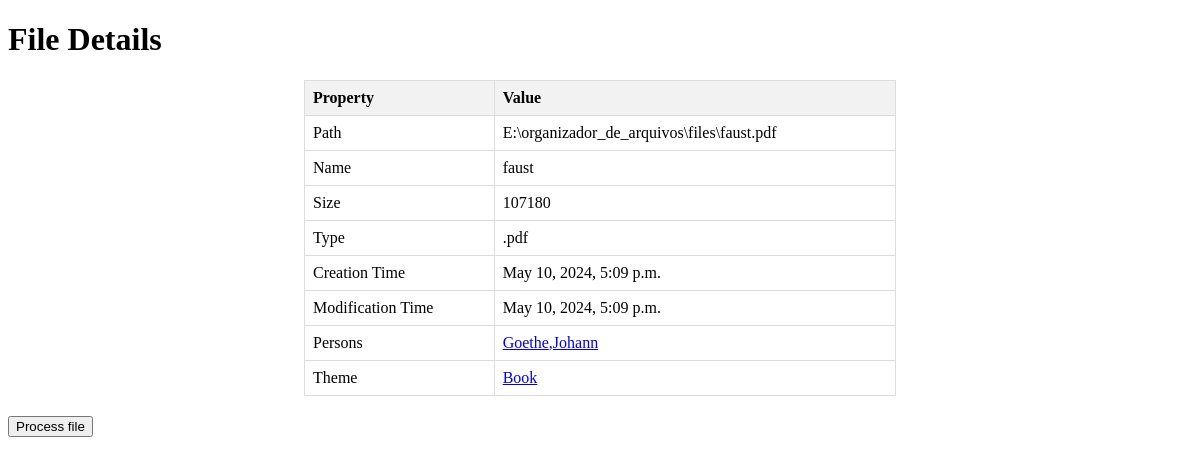
Screenshot of /catalogo/file/5/ with the database file from the repository.
### catalogo/models.py (models this page shows, shortened)
class File(models.Model):
  numeric_id = models.AutoField(primary_key= True)
  path = models.CharField(max_length=200,unique=True)
  name = models.CharField(max_length=200)
  size = models.IntegerField()
  type = models.CharField(max_length=10)
  creation_time = models.DateTimeField()
  modification_time = models.DateTimeField()
  persons = models.ManyToManyField(Person, related_name='files',blank=True)
  themes = models.ManyToManyField(Theme, related_name='files',blank=True)

class Person(models.Model):
  numeric_id = models.AutoField(primary_key= True)
  name = models.CharField(max_length=100)
  surname = models.CharField(max_length=100)

class Theme(models.Model):
  numeric_id = models.AutoField(primary_key=True)
  theme = models.CharField(max_length=100)

### catalogo/views.py (the view)
# urls.py: path("catalogo/file/<int:file_id>/",views.catalago_file,name="file"),
def catalago_file(request, file_id):
  file = File.objects.filter(numeric_id=file_id)
  if len(file) == 0:
    return render(request, '404.html', status=404)
  values = file[0]
  path = values.path
  name = values.name
  size = values.size
  type = values.type
  creation_time = values.creation_time
  modification_time = values.modification_time
  persons = values.persons.all()
  themes = values.themes.all()
  template = loader.get_template("catalogo/file.html")
  values = {
    'file_id':file_id,
    'path': path,
    'name': name,
    'size': size,
    'type': type,
    'creation_time': creation_time,
    'modification_time': modification_time,
    'persons': persons,
    'themes': themes
  }
  return HttpResponse(template.render(values, request))

### catalogo/templates/catalogo/file.html (shortened to what this page needs)
<!DOCTYPE html>
<html lang="en">
<head>
</head>
<body>
    <h1>File Details</h1>
    <table>
        <tr>
            <th>Property</th>
            <th>Value</th>
        </tr>
        <tr>
            <td>Path</td>
            <td>{{ path }}</td>
        </tr>
        <tr>
            <td>Name</td>
            <td>{{ name }}</td>
        </tr>
        <tr>
            <td>Size</td>
            <td>{{ size }}</td>
        </tr>
        <tr>
            <td>Type</td>
            <td>{{ type }}</td>
        </tr>
        <tr>
            <td>Creation Time</td>
            <td>{{ creation_time }}</td>
        </tr>
        <tr>
            <td>Modification Time</td>
            <td>{{ modification_time }}</td>
        </tr>
        <tr>
            <td>Persons</td>
             <td>
            {% for person in persons %}
                 <a href="/catalogo/person/{{ person.numeric_id }}/">
                     {{person.surname}},{{person.name}} {% if not forloop.last %} <br> {% endif %}
                 </a>
            {% endfor %}</td>
        </tr>
        <tr>
            <td>Theme</td>
             <td>
            {% for theme in themes %}
                 <a href="/catalogo/theme/{{ theme.numeric_id }}/">
                     {{theme.theme}}{% if not forloop.last %} <br> {% endif %}
                 </a>
            {% endfor %}</td>
        </tr>
    </table>
    <button onclick="process_file({{ file_id }})"  id="processed_file">Process file</button>
    {% load static %}
</body>
</html>

### catalogo/templates/catalogo/file.html (style rules this page uses)
table { width: 50%; margin: 20px auto; border-collapse: collapse; }
th, td { border: 1px solid #ddd; padding: 8px; text-align: left; }
th { background-color: #f2f2f2; }

### rows the page displays
File: path "E:\\organizador_de_arquivos\\files\\faust.pdf", name "faust", type ".pdf", creation_time "May 10, 2024, 5:09 p.m.", modification_time "May 10, 2024, 5:09 p.m."
Person: surname "Goethe", name "Johann"
Theme: theme "Book"

### other values shown
{{ size }} "107180"
